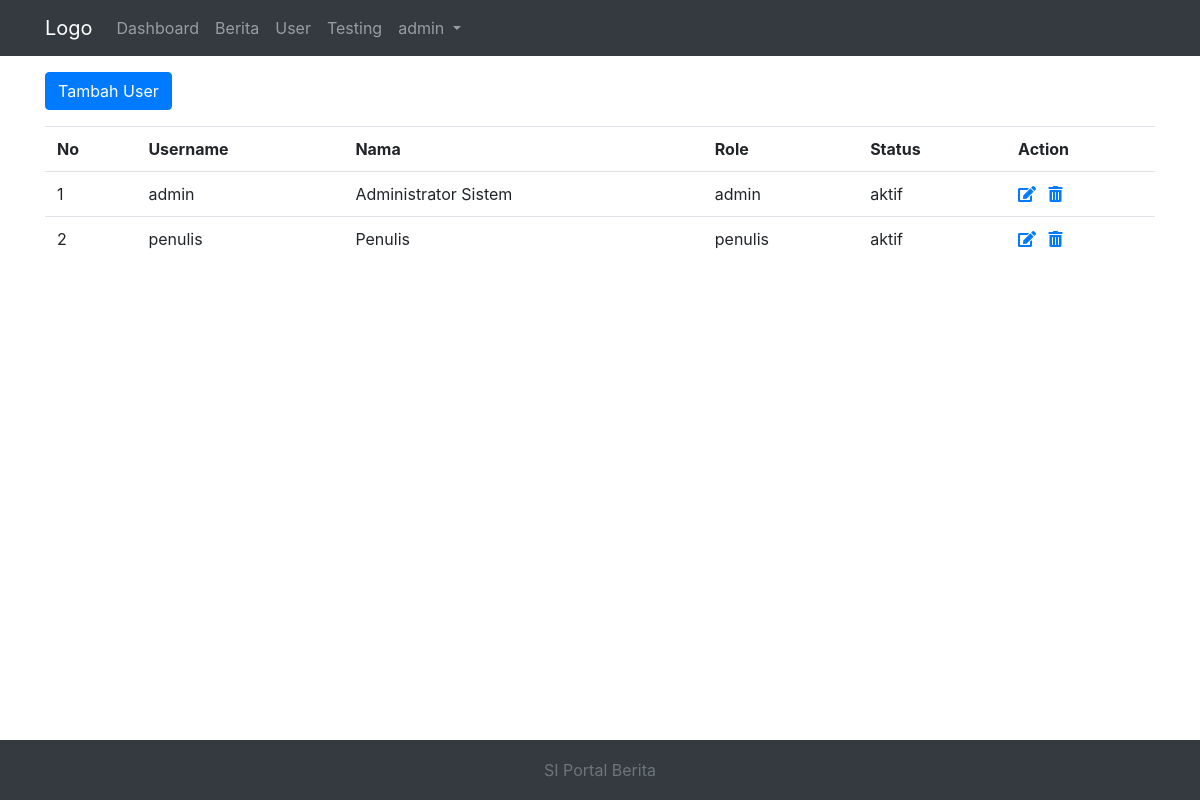
Page /index.php?page=user (signed in) on the committed database.
### tables this page shows
CREATE TABLE `tbl_user` (
  `id_user` int(11) NOT NULL,
  `username` varchar(30) NOT NULL,
  `password` varchar(50) NOT NULL,
  `nama_user` varchar(50) NOT NULL,
  `role_user` varchar(15) NOT NULL,
  `status` varchar(10) NOT NULL
);

### pages/user.php (the view)
<?php
    $query = mysqli_query($_koneksi,"select * from tbl_user");
?>
<div class="my-3">
    <a class="btn btn-primary" href="index.php?page=user-add" role="button">Tambah User</a>
</div>
<div class="table-responsive">
    <table class="table">
        <tr>
            <th>No</th>
            <th>Username</th>
            <th>Nama</th>
            <th>Role</th>
            <th>Status</th>
            <th>Action</th>
        </tr>
        <?php
        $no = 1;
        while($row = mysqli_fetch_array($query))
        {
            ?>
            <tr>
                <td><?php echo $no++; ?></td>
                <td><?php echo $row['username']; ?></td>
                <td><?php echo $row['nama_user']; ?></td>
                <td><?php echo $row['role_user']; ?></td>
                <td><?php echo $row['status']; ?></td>
                <td>
                    <a class="mr-2" href="index.php?page=user-edit&id_user=<?php echo $row['id_user']; ?>">
                        <i class="fas fa-edit"></i>
                    </a>
                    <a href="index.php?page=user-delete&id_user=<?php echo $row['id_user']; ?>">
                        <i class="fas fa-trash-alt"></i>
                    </a>
                </td>
            </tr>
            <?php
        }
        ?>
    </table>
</div>

### rows in the picture
tbl_user: username "admin", nama_user "Administrator Sistem", role_user "admin", status "aktif"
tbl_user: username "penulis", nama_user "Penulis", role_user "penulis", status "aktif"

### other values in the picture
$_username "admin"
